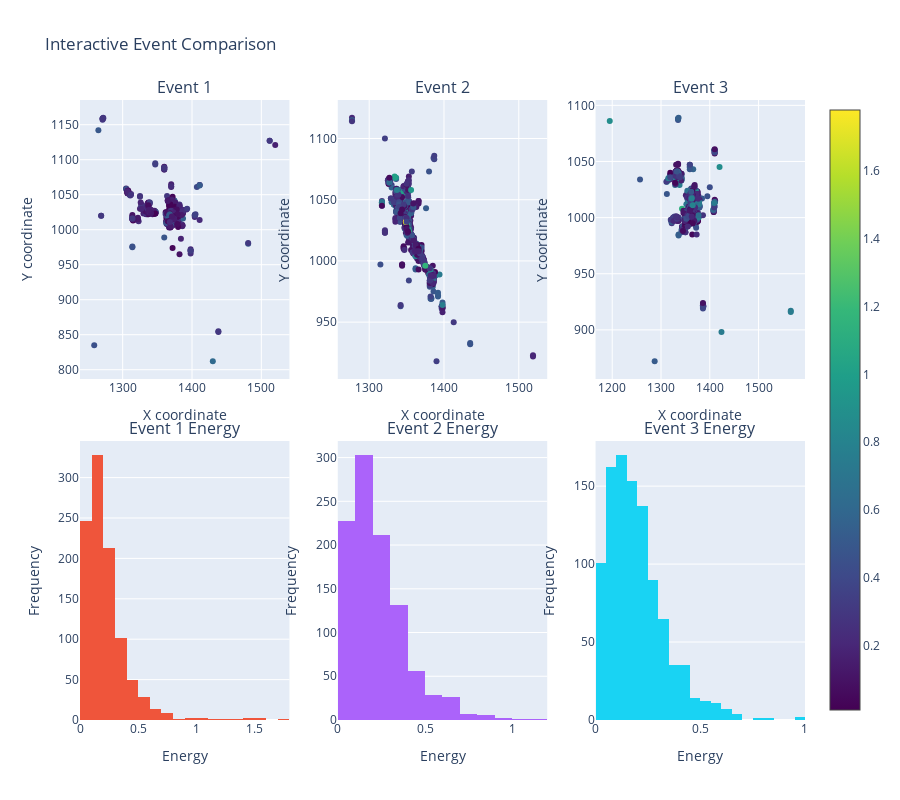

The code cell stored with this chart in its notebook:
### Markdown cell above
## 8. Compare Multiple Events Side-by-Side

Finally, let's create comprehensive side-by-side comparisons of different events to identify patterns and potential anomalies.

### Code cell
# Comprehensive event comparison
if len(sample_events_data) >= 2:
    # Create subplot comparison
    n_events = min(len(sample_events_data), 3)
    fig, axes = plt.subplots(3, n_events, figsize=(5*n_events, 12))
    
    if n_events == 1:
        axes = axes.reshape(-1, 1)
    
    for i, event_data in enumerate(sample_events_data[:n_events]):
        # 2D scatter plot (X vs Y)
        scatter = axes[0, i].scatter(event_data['x'], event_data['y'], 
                                   c=event_data['energy'], cmap='viridis',
                                   s=30, alpha=0.7)
        axes[0, i].set_title(f'Event {i+1}: X vs Y\n({len(event_data)} points)')
        axes[0, i].set_xlabel('X coordinate')
        axes[0, i].set_ylabel('Y coordinate')
        axes[0, i].grid(True, alpha=0.3)
        plt.colorbar(scatter, ax=axes[0, i], label='Energy')
        
        # Energy distribution
        axes[1, i].hist(event_data['energy'], bins=20, alpha=0.7, edgecolor='black')
        axes[1, i].set_title(f'Event {i+1}: Energy Distribution')
        axes[1, i].set_xlabel('Energy')
        axes[1, i].set_ylabel('Frequency')
        axes[1, i].grid(True, alpha=0.3)
        
        # Z coordinate distribution
        axes[2, i].hist(event_data['z'], bins=20, alpha=0.7, color='red', edgecolor='black')
        axes[2, i].set_title(f'Event {i+1}: Z Coordinate Distribution')
        axes[2, i].set_xlabel('Z coordinate')
        axes[2, i].set_ylabel('Frequency')
        axes[2, i].grid(True, alpha=0.3)
    
    plt.tight_layout()
    plt.show()
    
    # Statistical comparison
    print("Event Statistics Comparison:")
    print("=" * 50)
    
    comparison_stats = []
    for i, event_data in enumerate(sample_events_data[:n_events]):
        stats = {
            'Event': i + 1,
            'Points': len(event_data),
            'X_mean': event_data['x'].mean(),
            'X_std': event_data['x'].std(),
            'Y_mean': event_data['y'].mean(),
            'Y_std': event_data['y'].std(),
            'Z_mean': event_data['z'].mean(),
            'Z_std': event_data['z'].std(),
            'Energy_mean': event_data['energy'].mean(),
            'Energy_std': event_data['energy'].std(),
            'Energy_max': event_data['energy'].max(),
            'Spatial_extent': np.sqrt((event_data['x'].max() - event_data['x'].min())**2 + 
                                     (event_data['y'].max() - event_data['y'].min())**2 +
                                     (event_data['z'].max() - event_data['z'].min())**2)
        }
        comparison_stats.append(stats)
    
    stats_df = pd.DataFrame(comparison_stats)
    print(stats_df.round(3))
    
    # Interactive comparison with Plotly
    fig = make_subplots(
        rows=2, cols=n_events,
        subplot_titles=[f'Event {i+1}' for i in range(n_events)] + 
                       [f'Event {i+1} Energy' for i in range(n_events)],
        specs=[[{'type': 'scatter'} for _ in range(n_events)]] + 
              [[{'type': 'histogram'} for _ in range(n_events)]],
        vertical_spacing=0.1
    )
    
    for i, event_data in enumerate(sample_events_data[:n_events]):
        # 2D scatter
        fig.add_trace(
            go.Scatter(
                x=event_data['x'],
                y=event_data['y'],
                mode='markers',
                marker=dict(
                    color=event_data['energy'],
                    colorscale='Viridis',
                    size=6,
                    showscale=(i == 0)  # Only show colorbar for first plot
                ),
                text=[f'Energy: {e:.3f}' for e in event_data['energy']],
                hovertemplate='X: %{x:.2f}<br>Y: %{y:.2f}<br>%{text}<extra></extra>',
                name=f'Event {i+1}'
            ),
            row=1, col=i+1
        )
        
        # Energy histogram
        fig.add_trace(
            go.Histogram(
                x=event_data['energy'],
                nbinsx=20,
                name=f'Event {i+1} Energy',
                showlegend=False
            ),
            row=2, col=i+1
        )
    
    fig.update_layout(
        height=800,
        title_text="Interactive Event Comparison",
        showlegend=False
    )
    
    # Update x-axis and y-axis labels
    for i in range(n_events):
        fig.update_xaxes(title_text="X coordinate", row=1, col=i+1)
        fig.update_yaxes(title_text="Y coordinate", row=1, col=i+1)
        fig.update_xaxes(title_text="Energy", row=2, col=i+1)
        fig.update_yaxes(title_text="Frequency", row=2, col=i+1)
    
    fig.show()

### Figure 1 — Plotly figure (JSON) as saved in the notebook; plotly's stock layout.template omitted (floating-point values rounded to 4 significant figures; data arrays with more than 128 entries replaced by an {"elided": "..."} marker saying what was removed)
{"data": [{"hovertemplate": "X: %{x:.2f}<br>Y: %{y:.2f}<br>%{text}<extra></extra>", "marker": {"color": {"elided": "1000 float values"}, "colorscale": [[0, "#440154"], [0.1111, "#482878"], [0.2222, "#3e4989"], [0.3333, "#31688e"], [0.4444, "#26828e"], [0.5556, "#1f9e89"], [0.6667, "#35b779"], [0.7778, "#6ece58"], [0.8889, "#b5de2b"], [1, "#fde725"]], "showscale": true, "size": 6}, "mode": "markers", "name": "Event 1", "text": {"elided": "1000 str values"}, "type": "scatter", "x": {"elided": "1000 float values"}, "xaxis": "x", "y": {"elided": "1000 float values"}, "yaxis": "y"}, {"name": "Event 1 Energy", "nbinsx": 20, "showlegend": false, "type": "histogram", "x": {"elided": "1000 float values"}, "xaxis": "x4", "yaxis": "y4"}, {"hovertemplate": "X: %{x:.2f}<br>Y: %{y:.2f}<br>%{text}<extra></extra>", "marker": {"color": {"elided": "1000 float values"}, "colorscale": [[0, "#440154"], [0.1111, "#482878"], [0.2222, "#3e4989"], [0.3333, "#31688e"], [0.4444, "#26828e"], [0.5556, "#1f9e89"], [0.6667, "#35b779"], [0.7778, "#6ece58"], [0.8889, "#b5de2b"], [1, "#fde725"]], "showscale": false, "size": 6}, "mode": "markers", "name": "Event 2", "text": {"elided": "1000 str values"}, "type": "scatter", "x": {"elided": "1000 float values"}, "xaxis": "x2", "y": {"elided": "1000 float values"}, "yaxis": "y2"}, {"name": "Event 2 Energy", "nbinsx": 20, "showlegend": false, "type": "histogram", "x": {"elided": "1000 float values"}, "xaxis": "x5", "yaxis": "y5"}, {"hovertemplate": "X: %{x:.2f}<br>Y: %{y:.2f}<br>%{text}<extra></extra>", "marker": {"color": {"elided": "1000 float values"}, "colorscale": [[0, "#440154"], [0.1111, "#482878"], [0.2222, "#3e4989"], [0.3333, "#31688e"], [0.4444, "#26828e"], [0.5556, "#1f9e89"], [0.6667, "#35b779"], [0.7778, "#6ece58"], [0.8889, "#b5de2b"], [1, "#fde725"]], "showscale": false, "size": 6}, "mode": "markers", "name": "Event 3", "text": {"elided": "1000 str values"}, "type": "scatter", "x": {"elided": "1000 float values"}, "xaxis": "x3", "y": {"elided": "1000 float values"}, "yaxis": "y3"}, {"name": "Event 3 Energy", "nbinsx": 20, "showlegend": false, "type": "histogram", "x": {"elided": "1000 float values"}, "xaxis": "x6", "yaxis": "y6"}], "layout": {"annotations": [{"font": {"size": 16}, "showarrow": false, "text": "Event 1", "x": 0.1444, "xanchor": "center", "xref": "paper", "y": 1, "yanchor": "bottom", "yref": "paper"}, {"font": {"size": 16}, "showarrow": false, "text": "Event 2", "x": 0.5, "xanchor": "center", "xref": "paper", "y": 1, "yanchor": "bottom", "yref": "paper"}, {"font": {"size": 16}, "showarrow": false, "text": "Event 3", "x": 0.8556, "xanchor": "center", "xref": "paper", "y": 1, "yanchor": "bottom", "yref": "paper"}, {"font": {"size": 16}, "showarrow": false, "text": "Event 1 Energy", "x": 0.1444, "xanchor": "center", "xref": "paper", "y": 0.45, "yanchor": "bottom", "yref": "paper"}, {"font": {"size": 16}, "showarrow": false, "text": "Event 2 Energy", "x": 0.5, "xanchor": "center", "xref": "paper", "y": 0.45, "yanchor": "bottom", "yref": "paper"}, {"font": {"size": 16}, "showarrow": false, "text": "Event 3 Energy", "x": 0.8556, "xanchor": "center", "xref": "paper", "y": 0.45, "yanchor": "bottom", "yref": "paper"}], "height": 800, "showlegend": false, "title": {"text": "Interactive Event Comparison"}, "xaxis": {"anchor": "y", "domain": [0, 0.2889], "title": {"text": "X coordinate"}}, "xaxis2": {"anchor": "y2", "domain": [0.3556, 0.6444], "title": {"text": "X coordinate"}}, "xaxis3": {"anchor": "y3", "domain": [0.7111, 1], "title": {"text": "X coordinate"}}, "xaxis4": {"anchor": "y4", "domain": [0, 0.2889], "title": {"text": "Energy"}}, "xaxis5": {"anchor": "y5", "domain": [0.3556, 0.6444], "title": {"text": "Energy"}}, "xaxis6": {"anchor": "y6", "domain": [0.7111, 1], "title": {"text": "Energy"}}, "yaxis": {"anchor": "x", "domain": [0.55, 1], "title": {"text": "Y coordinate"}}, "yaxis2": {"anchor": "x2", "domain": [0.55, 1], "title": {"text": "Y coordinate"}}, "yaxis3": {"anchor": "x3", "domain": [0.55, 1], "title": {"text": "Y coordinate"}}, "yaxis4": {"anchor": "x4", "domain": [0, 0.45], "title": {"text": "Frequency"}}, "yaxis5": {"anchor": "x5", "domain": [0, 0.45], "title": {"text": "Frequency"}}, "yaxis6": {"anchor": "x6", "domain": [0, 0.45], "title": {"text": "Frequency"}}}}
